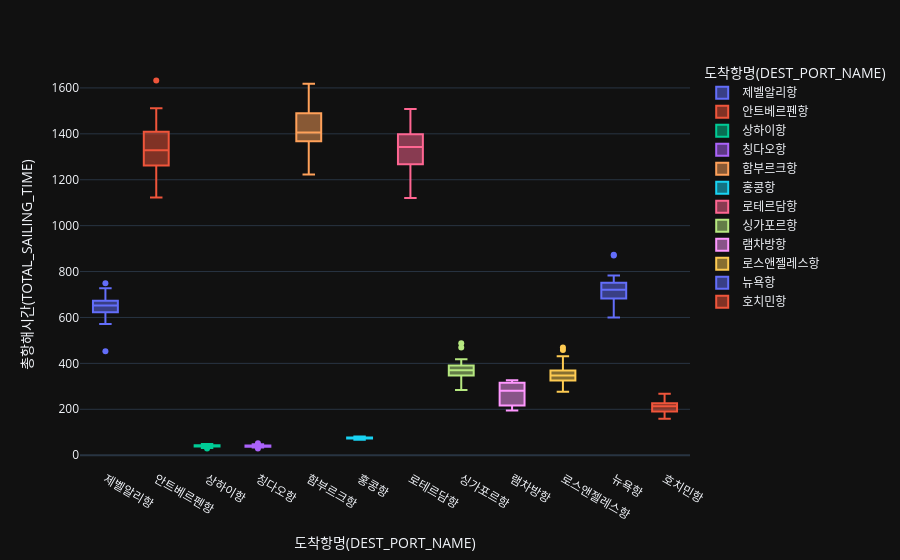

Notebook code cell kept with this figure:
### Markdown cell above
# 노선별 항해시간 시각화 및 이상치 확인

### Code cell
# 노선별 항해시간 box-plot 시각화 및 이상치 확인
fig = px.box(
    country_df,
    x='도착항명(DEST_PORT_NAME)',
    y='총항해시간(TOTAL_SAILING_TIME)',
    color='도착항명(DEST_PORT_NAME)',
    points='outliers'
)
fig.show()

### Figure 1 — Plotly figure (JSON) as saved in the notebook; plotly's stock layout.template omitted (floating-point values rounded to 4 significant figures)
{"data": [{"alignmentgroup": "True", "boxpoints": "outliers", "hovertemplate": "도착항명(DEST_PORT_NAME)=%{x}<br>총항해시간(TOTAL_SAILING_TIME)=%{y}<extra></extra>", "legendgroup": "제벨알리항", "marker": {"color": "#636efa"}, "name": "제벨알리항", "notched": false, "offsetgroup": "제벨알리항", "orientation": "v", "showlegend": true, "x": ["제벨알리항", "제벨알리항", "제벨알리항", "제벨알리항", "제벨알리항", "제벨알리항", "제벨알리항", "제벨알리항", "제벨알리항", "제벨알리항", "제벨알리항", "제벨알리항", "제벨알리항", "제벨알리항", "제벨알리항", "제벨알리항", "제벨알리항", "제벨알리항", "제벨알리항", "제벨알리항", "제벨알리항", "제벨알리항", "제벨알리항", "제벨알리항", "제벨알리항", "제벨알리항", "제벨알리항", "제벨알리항", "제벨알리항", "제벨알리항", "제벨알리항", "제벨알리항", "제벨알리항", "제벨알리항", "제벨알리항", "제벨알리항", "제벨알리항"], "x0": " ", "xaxis": "x", "y": [644.5, 608.5, 749.5, 634.3, 655.0, 648.0, 571.1, 679.0, 638.2, 632.8, 678.8, 618.3, 617.1, 676.1, 674.4, 660.2, 669.2, 655.1, 680.2, 453.1, 667.1, 674.2, 605.7, 622.1, 705.5, 670.2, 652.2, 600.3, 645.5, 631.9, 660.9, 622.6, 671.1, 727.2, 672.6, 647.2, 621.1], "y0": " ", "yaxis": "y", "type": "box"}, {"alignmentgroup": "True", "boxpoints": "outliers", "hovertemplate": "도착항명(DEST_PORT_NAME)=%{x}<br>총항해시간(TOTAL_SAILING_TIME)=%{y}<extra></extra>", "legendgroup": "안트베르펜항", "marker": {"color": "#EF553B"}, "name": "안트베르펜항", "notched": false, "offsetgroup": "안트베르펜항", "orientation": "v", "showlegend": true, "x": ["안트베르펜항", "안트베르펜항", "안트베르펜항", "안트베르펜항", "안트베르펜항", "안트베르펜항", "안트베르펜항", "안트베르펜항", "안트베르펜항", "안트베르펜항", "안트베르펜항", "안트베르펜항", "안트베르펜항", "안트베르펜항", "안트베르펜항", "안트베르펜항", "안트베르펜항", "안트베르펜항", "안트베르펜항", "안트베르펜항", "안트베르펜항", "안트베르펜항", "안트베르펜항"], "x0": " ", "xaxis": "x", "y": [1279.0, 1218.0, 1378.0, 1175.0, 1123.0, 1280.0, 1302.0, 1219.0, 1145.0, 1260.0, 1406.0, 1422.0, 1414.0, 1633.0, 1424.0, 1329.0, 1411.0, 1512.0, 1331.0, 1326.0, 1402.0, 1385.0, 1267.0], "y0": " ", "yaxis": "y", "type": "box"}, {"alignmentgroup": "True", "boxpoints": "outliers", "hovertemplate": "도착항명(DEST_PORT_NAME)=%{x}<br>총항해시간(TOTAL_SAILING_TIME)=%{y}<extra></extra>", "legendgroup": "상하이항", "marker": {"color": "#00cc96"}, "name": "상하이항", "notched": false, "offsetgroup": "상하이항", "orientation": "v", "showlegend": true, "x": ["상하이항", "상하이항", "상하이항", "상하이항", "상하이항", "상하이항", "상하이항", "상하이항", "상하이항", "상하이항", "상하이항", "상하이항", "상하이항", "상하이항", "상하이항", "상하이항", "상하이항", "상하이항", "상하이항", "상하이항", "상하이항", "상하이항", "상하이항", "상하이항", "상하이항", "상하이항", "상하이항", "상하이항", "상하이항", "상하이항", "상하이항", "상하이항", "상하이항", "상하이항", "상하이항", "상하이항", "상하이항", "상하이항", "상하이항", "상하이항", "상하이항", "상하이항", "상하이항", "상하이항", "상하이항", "상하이항", "상하이항", "상하이항", "상하이항", "상하이항", "상하이항", "상하이항"], "x0": " ", "xaxis": "x", "y": [37.94, 43.88, 36.42, 37.01, 43.23, 42.4, 37.71, 41.71, 37.95, 43.25, 40.08, 39.01, 37.42, 43.76, 38.21, 42.92, 46.97, 41.67, 34.61, 37.17, 29.14, 41.37, 48.8, 40.83, 38.79, 37.4, 39.39, 34.95, 44.44, 37.83, 32.81, 31.14, 38.5, 36.8, 42.73, 45.9, 40.91, 44.23, 40.05, 42.96, 43.23, 40.76, 45.27, 44.82, 46.83, 40.29, 41.82, 42.28, 37.46, 40.56, 42.38, 37.85], "y0": " ", "yaxis": "y", "type": "box"}, {"alignmentgroup": "True", "boxpoints": "outliers", "hovertemplate": "도착항명(DEST_PORT_NAME)=%{x}<br>총항해시간(TOTAL_SAILING_TIME)=%{y}<extra></extra>", "legendgroup": "칭다오항", "marker": {"color": "#ab63fa"}, "name": "칭다오항", "notched": false, "offsetgroup": "칭다오항", "orientation": "v", "showlegend": true, "x": ["칭다오항", "칭다오항", "칭다오항", "칭다오항", "칭다오항", "칭다오항", "칭다오항", "칭다오항", "칭다오항", "칭다오항", "칭다오항", "칭다오항", "칭다오항", "칭다오항", "칭다오항", "칭다오항", "칭다오항", "칭다오항", "칭다오항", "칭다오항", "칭다오항", "칭다오항", "칭다오항", "칭다오항", "칭다오항", "칭다오항", "칭다오항", "칭다오항", "칭다오항", "칭다오항", "칭다오항", "칭다오항", "칭다오항", "칭다오항", "칭다오항", "칭다오항", "칭다오항", "칭다오항", "칭다오항", "칭다오항", "칭다오항", "칭다오항", "칭다오항", "칭다오항", "칭다오항", "칭다오항", "칭다오항", "칭다오항", "칭다오항"], "x0": " ", "xaxis": "x", "y": [35.82, 38.58, 40.3, 42.88, 39.66, 40.42, 36.09, 44.24, 38.57, 35.03, 37.39, 40.68, 41.86, 35.32, 39.15, 40.16, 33.6, 43.83, 39.44, 35.53, 43.71, 28.97, 43.76, 37.19, 38.05, 38.06, 46.61, 38.08, 47.96, 41.53, 44.21, 35.37, 41.39, 46.51, 47.4, 34.91, 38.0, 41.87, 42.92, 42.6, 38.28, 34.73, 51.79, 42.1, 37.34, 39.73, 41.52, 40.27, 36.15], "y0": " ", "yaxis": "y", "type": "box"}, {"alignmentgroup": "True", "boxpoints": "outliers", "hovertemplate": "도착항명(DEST_PORT_NAME)=%{x}<br>총항해시간(TOTAL_SAILING_TIME)=%{y}<extra></extra>", "legendgroup": "함부르크항", "marker": {"color": "#FFA15A"}, "name": "함부르크항", "notched": false, "offsetgroup": "함부르크항", "orientation": "v", "showlegend": true, "x": ["함부르크항", "함부르크항", "함부르크항", "함부르크항", "함부르크항", "함부르크항", "함부르크항", "함부르크항", "함부르크항", "함부르크항", "함부르크항", "함부르크항", "함부르크항", "함부르크항", "함부르크항"], "x0": " ", "xaxis": "x", "y": [1572.0, 1369.0, 1468.0, 1370.0, 1288.0, 1396.0, 1406.0, 1618.0, 1316.0, 1367.0, 1496.0, 1466.0, 1222.0, 1445.0, 1546.0], "y0": " ", "yaxis": "y", "type": "box"}, {"alignmentgroup": "True", "boxpoints": "outliers", "hovertemplate": "도착항명(DEST_PORT_NAME)=%{x}<br>총항해시간(TOTAL_SAILING_TIME)=%{y}<extra></extra>", "legendgroup": "홍콩항", "marker": {"color": "#19d3f3"}, "name": "홍콩항", "notched": false, "offsetgroup": "홍콩항", "orientation": "v", "showlegend": true, "x": ["홍콩항", "홍콩항", "홍콩항", "홍콩항", "홍콩항", "홍콩항", "홍콩항", "홍콩항", "홍콩항", "홍콩항", "홍콩항", "홍콩항", "홍콩항", "홍콩항", "홍콩항", "홍콩항", "홍콩항", "홍콩항", "홍콩항", "홍콩항", "홍콩항", "홍콩항", "홍콩항", "홍콩항", "홍콩항", "홍콩항", "홍콩항", "홍콩항", "홍콩항", "홍콩항", "홍콩항"], "x0": " ", "xaxis": "x", "y": [73.49, 76.04, 72.69, 77.56, 76.08, 75.64, 71.85, 74.3, 75.22, 70.96, 77.57, 78.65, 72.24, 74.48, 69.66, 70.9, 81.64, 70.05, 73.62, 67.73, 74.93, 68.59, 81.92, 75.48, 79.01, 76.62, 75.82, 81.53, 74.34, 77.97, 79.02], "y0": " ", "yaxis": "y", "type": "box"}, {"alignmentgroup": "True", "boxpoints": "outliers", "hovertemplate": "도착항명(DEST_PORT_NAME)=%{x}<br>총항해시간(TOTAL_SAILING_TIME)=%{y}<extra></extra>", "legendgroup": "로테르담항", "marker": {"color": "#FF6692"}, "name": "로테르담항", "notched": false, "offsetgroup": "로테르담항", "orientation": "v", "showlegend": true, "x": ["로테르담항", "로테르담항", "로테르담항", "로테르담항", "로테르담항", "로테르담항", "로테르담항", "로테르담항", "로테르담항", "로테르담항", "로테르담항", "로테르담항", "로테르담항", "로테르담항", "로테르담항", "로테르담항", "로테르담항", "로테르담항", "로테르담항", "로테르담항", "로테르담항", "로테르담항", "로테르담항", "로테르담항", "로테르담항"], "x0": " ", "xaxis": "x", "y": [1189.0, 1182.0, 1325.0, 1412.0, 1307.0, 1332.0, 1428.0, 1353.0, 1457.0, 1265.0, 1394.0, 1379.0, 1269.0, 1384.0, 1241.0, 1253.0, 1351.0, 1290.0, 1299.0, 1481.0, 1508.0, 1350.0, 1120.0, 1343.0, 1464.0], "y0": " ", "yaxis": "y", "type": "box"}, {"alignmentgroup": "True", "boxpoints": "outliers", "hovertemplate": "도착항명(DEST_PORT_NAME)=%{x}<br>총항해시간(TOTAL_SAILING_TIME)=%{y}<extra></extra>", "legendgroup": "싱가포르항", "marker": {"color": "#B6E880"}, "name": "싱가포르항", "notched": false, "offsetgroup": "싱가포르항", "orientation": "v", "showlegend": true, "x": ["싱가포르항", "싱가포르항", "싱가포르항", "싱가포르항", "싱가포르항", "싱가포르항", "싱가포르항", "싱가포르항", "싱가포르항", "싱가포르항", "싱가포르항", "싱가포르항", "싱가포르항", "싱가포르항", "싱가포르항", "싱가포르항", "싱가포르항", "싱가포르항", "싱가포르항", "싱가포르항", "싱가포르항", "싱가포르항", "싱가포르항", "싱가포르항", "싱가포르항", "싱가포르항", "싱가포르항", "싱가포르항", "싱가포르항", "싱가포르항", "싱가포르항", "싱가포르항", "싱가포르항", "싱가포르항", "싱가포르항", "싱가포르항", "싱가포르항", "싱가포르항", "싱가포르항", "싱가포르항", "싱가포르항", "싱가포르항", "싱가포르항", "싱가포르항", "싱가포르항", "싱가포르항", "싱가포르항", "싱가포르항", "싱가포르항", "싱가포르항", "싱가포르항", "싱가포르항", "싱가포르항", "싱가포르항"], "x0": " ", "xaxis": "x", "y": [293.6, 346.3, 394.7, 328.9, 356.2, 364.0, 347.6, 378.1, 368.7, 391.6, 382.2, 386.6, 360.3, 356.1, 390.2, 418.1, 302.1, 408.4, 409.0, 487.3, 411.6, 377.4, 351.6, 316.8, 328.0, 469.0, 352.9, 400.8, 362.9, 387.8, 388.4, 327.1, 344.7, 365.9, 369.8, 386.3, 398.1, 402.6, 369.1, 401.1, 379.4, 304.6, 323.7, 370.6, 317.5, 344.7, 382.7, 370.4, 391.2, 376.7, 284.1, 390.4, 357.5, 382.3], "y0": " ", "yaxis": "y", "type": "box"}, {"alignmentgroup": "True", "boxpoints": "outliers", "hovertemplate": "도착항명(DEST_PORT_NAME)=%{x}<br>총항해시간(TOTAL_SAILING_TIME)=%{y}<extra></extra>", "legendgroup": "램차방항", "marker": {"color": "#FF97FF"}, "name": "램차방항", "notched": false, "offsetgroup": "램차방항", "orientation": "v", "showlegend": true, "x": ["램차방항", "램차방항", "램차방항"], "x0": " ", "xaxis": "x", "y": [280.9, 327.0, 195.0], "y0": " ", "yaxis": "y", "type": "box"}, {"alignmentgroup": "True", "boxpoints": "outliers", "hovertemplate": "도착항명(DEST_PORT_NAME)=%{x}<br>총항해시간(TOTAL_SAILING_TIME)=%{y}<extra></extra>", "legendgroup": "로스앤젤레스항", "marker": {"color": "#FECB52"}, "name": "로스앤젤레스항", "notched": false, "offsetgroup": "로스앤젤레스항", "orientation": "v", "showlegend": true, "x": ["로스앤젤레스항", "로스앤젤레스항", "로스앤젤레스항", "로스앤젤레스항", "로스앤젤레스항", "로스앤젤레스항", "로스앤젤레스항", "로스앤젤레스항", "로스앤젤레스항", "로스앤젤레스항", "로스앤젤레스항", "로스앤젤레스항", "로스앤젤레스항", "로스앤젤레스항", "로스앤젤레스항", "로스앤젤레스항", "로스앤젤레스항", "로스앤젤레스항", "로스앤젤레스항", "로스앤젤레스항", "로스앤젤레스항", "로스앤젤레스항", "로스앤젤레스항", "로스앤젤레스항", "로스앤젤레스항", "로스앤젤레스항", "로스앤젤레스항", "로스앤젤레스항", "로스앤젤레스항", "로스앤젤레스항", "로스앤젤레스항", "로스앤젤레스항", "로스앤젤레스항", "로스앤젤레스항", "로스앤젤레스항", "로스앤젤레스항", "로스앤젤레스항", "로스앤젤레스항", "로스앤젤레스항", "로스앤젤레스항", "로스앤젤레스항", "로스앤젤레스항", "로스앤젤레스항", "로스앤젤레스항", "로스앤젤레스항", "로스앤젤레스항", "로스앤젤레스항", "로스앤젤레스항", "로스앤젤레스항", "로스앤젤레스항", "로스앤젤레스항", "로스앤젤레스항"], "x0": " ", "xaxis": "x", "y": [331.5, 300.8, 325.7, 293.0, 319.2, 312.9, 358.4, 327.3, 341.0, 364.2, 346.3, 330.5, 332.3, 355.1, 362.8, 361.1, 395.1, 346.9, 332.2, 357.2, 317.2, 395.8, 334.0, 379.6, 380.3, 430.8, 341.6, 316.7, 353.9, 353.7, 457.8, 348.2, 365.7, 384.7, 469.6, 371.3, 313.7, 324.6, 318.9, 395.6, 405.7, 319.1, 326.1, 307.4, 373.9, 357.6, 311.2, 355.6, 336.8, 400.2, 351.4, 276.9], "y0": " ", "yaxis": "y", "type": "box"}, {"alignmentgroup": "True", "boxpoints": "outliers", "hovertemplate": "도착항명(DEST_PORT_NAME)=%{x}<br>총항해시간(TOTAL_SAILING_TIME)=%{y}<extra></extra>", "legendgroup": "뉴욕항", "marker": {"color": "#636efa"}, "name": "뉴욕항", "notched": false, "offsetgroup": "뉴욕항", "orientation": "v", "showlegend": true, "x": ["뉴욕항", "뉴욕항", "뉴욕항", "뉴욕항", "뉴욕항", "뉴욕항", "뉴욕항", "뉴욕항", "뉴욕항", "뉴욕항", "뉴욕항", "뉴욕항", "뉴욕항", "뉴욕항", "뉴욕항", "뉴욕항", "뉴욕항", "뉴욕항", "뉴욕항", "뉴욕항", "뉴욕항", "뉴욕항", "뉴욕항", "뉴욕항", "뉴욕항", "뉴욕항", "뉴욕항", "뉴욕항", "뉴욕항", "뉴욕항", "뉴욕항", "뉴욕항", "뉴욕항", "뉴욕항", "뉴욕항"], "x0": " ", "xaxis": "x", "y": [612.5, 608.1, 615.3, 670.9, 607.1, 720.3, 635.4, 710.8, 775.7, 745.6, 713.4, 688.5, 778.7, 750.0, 651.5, 749.5, 680.8, 763.0, 744.7, 782.6, 739.7, 703.5, 734.7, 713.0, 720.4, 690.3, 700.7, 869.5, 726.8, 783.4, 755.6, 751.2, 872.9, 599.5, 751.5], "y0": " ", "yaxis": "y", "type": "box"}, {"alignmentgroup": "True", "boxpoints": "outliers", "hovertemplate": "도착항명(DEST_PORT_NAME)=%{x}<br>총항해시간(TOTAL_SAILING_TIME)=%{y}<extra></extra>", "legendgroup": "호치민항", "marker": {"color": "#EF553B"}, "name": "호치민항", "notched": false, "offsetgroup": "호치민항", "orientation": "v", "showlegend": true, "x": ["호치민항", "호치민항", "호치민항", "호치민항", "호치민항", "호치민항", "호치민항", "호치민항", "호치민항", "호치민항", "호치민항", "호치민항", "호치민항", "호치민항", "호치민항", "호치민항", "호치민항", "호치민항", "호치민항", "호치민항", "호치민항", "호치민항", "호치민항", "호치민항", "호치민항", "호치민항", "호치민항", "호치민항", "호치민항", "호치민항", "호치민항", "호치민항", "호치민항", "호치민항", "호치민항", "호치민항", "호치민항", "호치민항", "호치민항", "호치민항", "호치민항", "호치민항", "호치민항", "호치민항", "호치민항", "호치민항", "호치민항", "호치민항", "호치민항", "호치민항"], "x0": " ", "xaxis": "x", "y": [189.0, 175.6, 204.4, 209.2, 214.7, 191.5, 194.0, 189.6, 206.4, 175.1, 216.4, 179.0, 182.6, 214.3, 176.6, 211.7, 242.4, 198.0, 163.7, 219.8, 190.6, 232.5, 267.9, 224.4, 187.4, 222.8, 208.9, 188.9, 244.7, 215.7, 228.4, 189.3, 193.0, 228.0, 223.9, 203.9, 216.4, 224.9, 216.8, 207.4, 192.5, 235.1, 226.3, 232.2, 245.4, 158.4, 216.2, 237.3, 232.1, 240.1], "y0": " ", "yaxis": "y", "type": "box"}], "layout": {"xaxis": {"anchor": "y", "domain": [0.0, 1.0], "title": {"text": "도착항명(DEST_PORT_NAME)"}, "categoryorder": "array", "categoryarray": ["제벨알리항", "안트베르펜항", "상하이항", "칭다오항", "함부르크항", "홍콩항", "로테르담항", "싱가포르항", "램차방항", "로스앤젤레스항", "뉴욕항", "호치민항"]}, "yaxis": {"anchor": "x", "domain": [0.0, 1.0], "title": {"text": "총항해시간(TOTAL_SAILING_TIME)"}}, "legend": {"title": {"text": "도착항명(DEST_PORT_NAME)"}, "tracegroupgap": 0}, "margin": {"t": 60}, "boxmode": "overlay"}}
